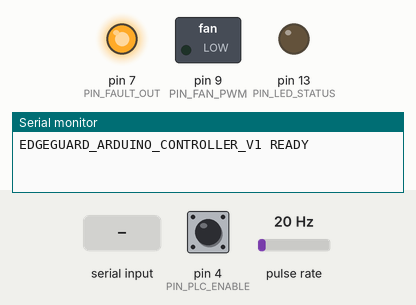
This sketch was run on a simulated Arduino Uno, built with avr-gcc and run on an emulated ATmega328P. Parts: switched loads named in the sketch (green lamp = pin HIGH), output pins drawn as LEDs (lit = HIGH), the last lines printed to the serial monitor. Wiring (inferred from the names in the program): pulse sensor: data pin 2. Inputs (shaded band) come from the test bench; at power-on: pin 4 (PIN_PLC_ENABLE) HIGH, pulse rate 20 Hz.

Above: at 1.2 s.
1.3 s: "START\n" received over Serial
At 2.7 s:
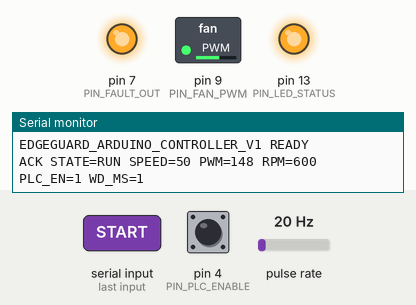
4.3 s: "SET 90\n" received over Serial
At 8.4 s:
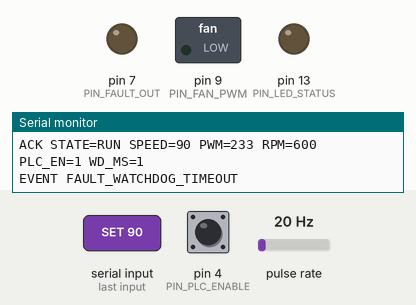
8.8 s: "PING\n" received over Serial
At 9.5 s:
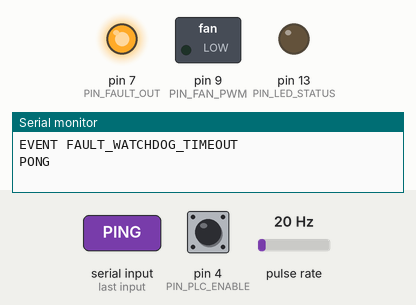
Timing chart, 0 to 11.3 s (numbered marks = the images above; inputs shaded):
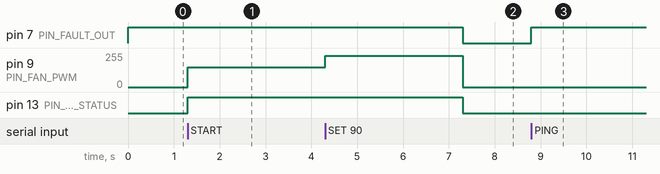

The sketch:

edgeguard_fan_controller.ino
```cpp
/* ==============================================================================
 * EdgeGuard Fan Actuator & Tachometer Controller
 * Target Board: Arduino UNO / Nano (ATmega328P)
 * Baud Rate: 115200 bps
 *
 * Safety Notice:
 * - 24V DC fan power must NEVER connect directly to Arduino pins.
 * - Pin D9 drives a 5V logic-level MOSFET module (optocoupled recommended).
 * - A 10k external pull-down resistor on D9 keeps the MOSFET OFF during reset.
 * - Pin D2 reads open-collector tachometer pulses via internal pull-up resistor.
 * - Hardware Watchdog cuts off PWM if serial communication halts > 3000 ms.
 * ============================================================================== */

#include <Arduino.h>

// --- Pin Definitions ---
const byte PIN_TACH_IN     = 2;   // External Interrupt INT0 (Fan RPM feedback)
const byte PIN_PLC_ENABLE  = 4;   // Input from Delta PLC Y2 (Active HIGH = Run allowed)
const byte PIN_FAULT_OUT   = 7;   // Output to Delta PLC X5 (Active HIGH = Healthy)
const byte PIN_FAN_PWM     = 9;   // Timer1 PWM Output to MOSFET Gate Driver
const byte PIN_LED_STATUS  = 13;  // Onboard Status LED

// --- Configuration Constants ---
const unsigned long DEFAULT_WATCHDOG_MS = 3000;
const byte PULSES_PER_REV = 2;                  // Standard 2 pulses per revolution
const unsigned long RPM_UPDATE_INTERVAL_MS = 500;

// --- System State Variables ---
volatile unsigned long g_pulseCount = 0;
unsigned long g_lastRpmCalcTime = 0;
unsigned int g_currentRpm = 0;

unsigned long g_lastHeartbeatTime = 0;
unsigned long g_watchdogTimeoutMs = DEFAULT_WATCHDOG_MS;
bool g_watchdogTripped = false;

byte g_targetSpeedPercent = 0;   // 0 ~ 100 %
byte g_currentPwmValue = 0;      // 0 ~ 255
bool g_outputActive = false;

// Serial Buffer
char g_serialBuffer[64];
byte g_serialIndex = 0;
bool g_lineOverflow = false;

// --- Interrupt Service Routine for Tachometer ---
void isrTachometer() {
  g_pulseCount++;
}

// --- Fan Output Control ---
void applyFanOutput(byte speedPercent) {
  // Check hardware PLC interlock first
  bool plcPermit = (digitalRead(PIN_PLC_ENABLE) == HIGH);

  if (!plcPermit || g_watchdogTripped || speedPercent == 0) {
    g_currentPwmValue = 0;
    g_outputActive = false;
    analogWrite(PIN_FAN_PWM, 0);
    digitalWrite(PIN_LED_STATUS, LOW);
  } else {
    if (speedPercent > 100) speedPercent = 100;
    // Map 1-100% to minimum operational PWM (typically 40/255 to overcome motor static friction)
    g_currentPwmValue = map(speedPercent, 1, 100, 45, 255);
    g_outputActive = true;
    analogWrite(PIN_FAN_PWM, g_currentPwmValue);
    digitalWrite(PIN_LED_STATUS, HIGH);
  }
}

// --- RPM Calculation Routine ---
void updateRpmCalculation() {
  unsigned long now = millis();
  unsigned long elapsed = now - g_lastRpmCalcTime;

  if (elapsed >= RPM_UPDATE_INTERVAL_MS) {
    // Atomically read and reset volatile pulse counter
    noInterrupts();
    unsigned long pulses = g_pulseCount;
    g_pulseCount = 0;
    interrupts();

    // Calculate RPM: (pulses / PULSES_PER_REV) * (60000 ms / elapsed ms)
    g_currentRpm = (unsigned int)((pulses * 60000UL) / (PULSES_PER_REV * elapsed));
    g_lastRpmCalcTime = now;
  }
}

// --- Status Reporter ---
void sendStatusResponse(const char* prefix = "STATUS") {
  bool plcPermit = (digitalRead(PIN_PLC_ENABLE) == HIGH);
  Serial.print(prefix);
  Serial.print(F(" STATE="));
  if (g_watchdogTripped) {
    Serial.print(F("FAULT_WATCHDOG"));
  } else if (!plcPermit) {
    Serial.print(F("HOLD_PLC_INTERLOCK"));
  } else if (g_outputActive) {
    Serial.print(F("RUN"));
  } else {
    Serial.print(F("STOP"));
  }

  Serial.print(F(" SPEED="));
  Serial.print(g_targetSpeedPercent);
  Serial.print(F(" PWM="));
  Serial.print(g_currentPwmValue);
  Serial.print(F(" RPM="));
  Serial.print(g_currentRpm);
  Serial.print(F(" PLC_EN="));
  Serial.print(plcPermit ? 1 : 0);
  Serial.print(F(" WD_MS="));
  Serial.println(millis() - g_lastHeartbeatTime);
}

// --- Serial Command Processor ---
void processCommand() {
  // 1. PING (Heartbeat from Dashboard/Gateway)
  if (strcmp(g_serialBuffer, "PING") == 0) {
    g_lastHeartbeatTime = millis();
    if (g_watchdogTripped) {
      // Automatic recovery on verified heartbeat
      g_watchdogTripped = false;
      digitalWrite(PIN_FAULT_OUT, HIGH);
    }
    Serial.println(F("PONG"));
    return;
  }

  // 2. STATUS query
  if (strcmp(g_serialBuffer, "STATUS") == 0 || strcmp(g_serialBuffer, "GET") == 0) {
    sendStatusResponse("OK");
    return;
  }

  // 3. SET <0-100> (Speed Command)
  int speedVal = 0;
  if (sscanf(g_serialBuffer, "SET %d", &speedVal) == 1) {
    g_lastHeartbeatTime = millis();
    if (speedVal < 0) speedVal = 0;
    if (speedVal > 100) speedVal = 100;
    g_targetSpeedPercent = (byte)speedVal;
    applyFanOutput(g_targetSpeedPercent);
    sendStatusResponse("ACK");
    return;
  }

  // 4. STOP (Immediate Stop)
  if (strcmp(g_serialBuffer, "STOP") == 0) {
    g_lastHeartbeatTime = millis();
    g_targetSpeedPercent = 0;
    applyFanOutput(0);
    sendStatusResponse("ACK");
    return;
  }

  // 5. START (Start at default 50% or previous speed)
  if (strcmp(g_serialBuffer, "START") == 0) {
    g_lastHeartbeatTime = millis();
    if (g_targetSpeedPercent == 0) g_targetSpeedPercent = 50;
    applyFanOutput(g_targetSpeedPercent);
    sendStatusResponse("ACK");
    return;
  }

  // 6. SET_WD <ms> (Adjust Watchdog timeout)
  unsigned long timeoutMs = 0;
  if (sscanf(g_serialBuffer, "SET_WD %lu", &timeoutMs) == 1 && timeoutMs >= 500) {
    g_watchdogTimeoutMs = timeoutMs;
    Serial.print(F("ACK WATCHDOG_MS="));
    Serial.println(g_watchdogTimeoutMs);
    return;
  }

  // Unknown command
  Serial.println(F("ERR UNKNOWN_COMMAND"));
}

// --- Arduino Setup ---
void setup() {
  // Configure pins safely before activating outputs
  pinMode(PIN_FAN_PWM, OUTPUT);
  digitalWrite(PIN_FAN_PWM, LOW);

  pinMode(PIN_LED_STATUS, OUTPUT);
  digitalWrite(PIN_LED_STATUS, LOW);

  pinMode(PIN_FAULT_OUT, OUTPUT);
  digitalWrite(PIN_FAULT_OUT, HIGH); // High = Healthy

  pinMode(PIN_PLC_ENABLE, INPUT_PULLUP);
  pinMode(PIN_TACH_IN, INPUT_PULLUP);

  // Attach tachometer interrupt on Falling edge
  attachInterrupt(digitalPinToInterrupt(PIN_TACH_IN), isrTachometer, FALLING);

  // Initialize Serial
  Serial.begin(115200);
  g_lastHeartbeatTime = millis();
  g_lastRpmCalcTime = millis();

  Serial.println(F("EDGEGUARD_ARDUINO_CONTROLLER_V1 READY"));
}

// --- Main Loop ---
void loop() {
  unsigned long now = millis();

  // 1. Check Watchdog Timer (if output active or pending)
  if (g_outputActive && (now - g_lastHeartbeatTime > g_watchdogTimeoutMs)) {
    g_watchdogTripped = true;
    digitalWrite(PIN_FAULT_OUT, LOW); // Signal fault to Delta PLC X5
    applyFanOutput(0);
    Serial.println(F("EVENT FAULT_WATCHDOG_TIMEOUT"));
  }

  // 2. Check PLC Hardware Interlock (PIN_PLC_ENABLE)
  bool plcPermit = (digitalRead(PIN_PLC_ENABLE) == HIGH);
  if (!plcPermit && g_outputActive) {
    // Interlock opened by PLC (e.g. E-Stop or AI zone trip)
    applyFanOutput(0);
  }

  // 3. Update RPM calculation
  updateRpmCalculation();

  // 4. Non-blocking Serial Processing (bounded loop to prevent starvation)
  byte maxCharsPerPass = 32;
  while (maxCharsPerPass-- && Serial.available() > 0) {
    char c = Serial.read();
    if (c == '\r') continue;
    if (c == '\n') {
      if (!g_lineOverflow) {
        g_serialBuffer[g_serialIndex] = '\0';
        processCommand();
      } else {
        Serial.println(F("ERR LINE_OVERFLOW"));
      }
      g_serialIndex = 0;
      g_lineOverflow = false;
    } else {
      if (g_serialIndex < sizeof(g_serialBuffer) - 1) {
        g_serialBuffer[g_serialIndex++] = c;
      } else {
        g_lineOverflow = true;
      }
    }
  }
}
```

Measured:
- after the input at 1.3 s, pin 9 (PIN_FAN_PWM): 0/255 → 148/255 at once; pin 13 (PIN_LED_STATUS): LOW → HIGH at once
- after the input at 4.3 s, pin 7 (PIN_FAULT_OUT), pin 13 (PIN_LED_STATUS): HIGH → LOW after 3.0 s instead of 0.00 s; pin 9 (PIN_FAN_PWM): 148/255 → 233/255 at once, → 0/255 3.0 s later
- after the input at 8.8 s, pin 7 (PIN_FAULT_OUT): LOW → HIGH at once
